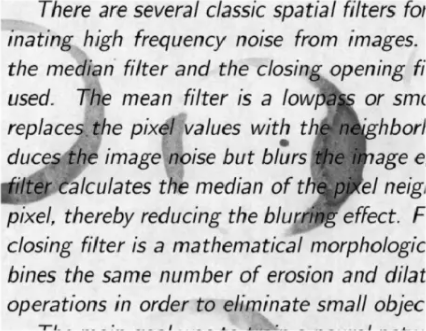
#> input picture Kiro's Images/dirty-img.png, 426 x 331 px
$ jupyter execute Median_Filtering.ipynb
#> lines starting #> are read from the running program, lines starting #| are printed output that depends on the picture
[cell 1]
import cv2
import matplotlib.pyplot as plt

def Median(IMAGE_PATH):
#> called with IMAGE_PATH = "Kiro's Images/dirty-img.png"
    image = cv2.imread(IMAGE_PATH)
#> image is the input picture: shape (331, 426, 3); mean B, G, R 198.6, 198.6, 198.6

    # Convert BGR to RGB for correct colors in Matplotlib
    image_rgb = cv2.cvtColor(image, cv2.COLOR_BGR2RGB)

    background = cv2.medianBlur(image_rgb, 19)
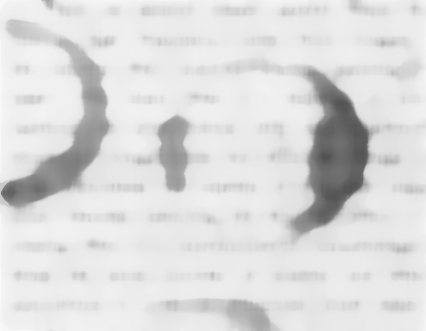
#> background: shape (331, 426, 3); mean R, G, B 220, 220, 220


    plt.figure(figsize=(10, 5))

    plt.subplot(1, 2, 1)
    plt.imshow(image_rgb)
    plt.title('Original Image')
    plt.axis('off')

    plt.subplot(1, 2, 2)
    plt.imshow(background)
    plt.title('Median Filtered (23x23)')
    plt.axis('off')

    plt.show()
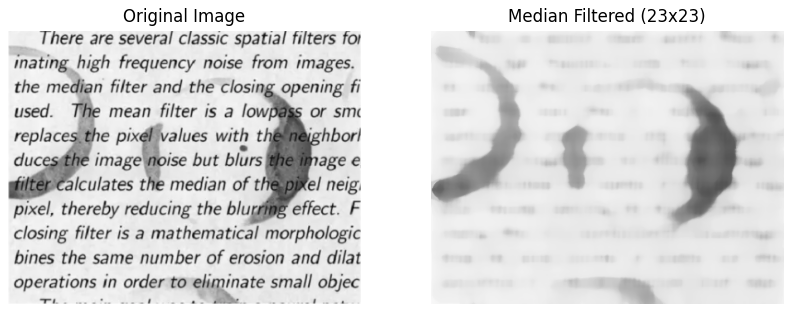
#> figure drawn by matplotlib, 2 panels
    # calculates the absolute difference. This ensures all the differences (the edges, text, or objects you are trying to isolate) remain visible.
    diff = cv2.absdiff(image_rgb, background)
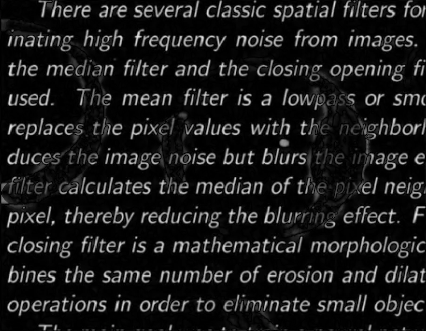
#> diff: shape (331, 426, 3); mean R, G, B 26.8, 26.8, 26.8

    # This takes the darkest pixel and makes it 0, and the brightest remaining pixel and makes it 255.
    visible_diff = cv2.normalize(diff, None, alpha=0, beta=255, norm_type=cv2.NORM_MINMAX)

    # In the first trials it appeared blk
    final_result = cv2.bitwise_not(visible_diff)
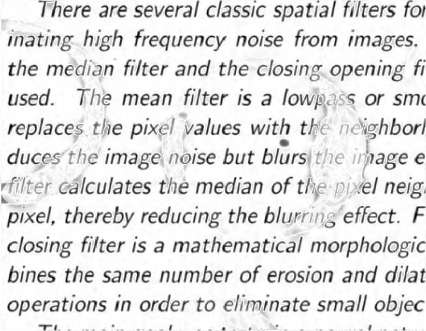
#> final_result: shape (331, 426, 3); mean R, G, B 224.8, 224.8, 224.8


    plt.subplot(1, 2, 1)
    plt.imshow(image_rgb)
    plt.title('Original Image')
    plt.axis('off')

    plt.subplot(1, 2, 2)
    plt.imshow(final_result)
    plt.title('Median Filtering denoised image')
    plt.axis('off')

    plt.show()

Median( r"Kiro's Images/dirty-img.png")
